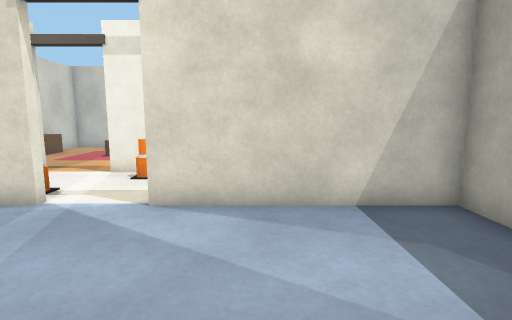
[1] (above)

22 first-person views from a walk through a robot-simulator world made for Gazebo. The camera is 0.94 m above the floor, tilts 8° down and sees 80° across. The floor is counted in squares, 0.5 m on a side. Each view is taken from the middle of a square. On the plan, view 1 faces up. The plan holds only what a view shows up to about 16 squares ahead; the rest is blank. Some stock models are drawn as simple stand-ins.

[2]
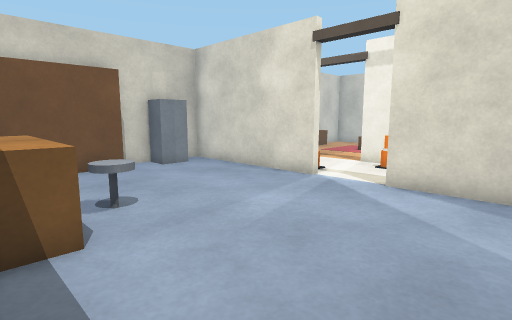

[3]
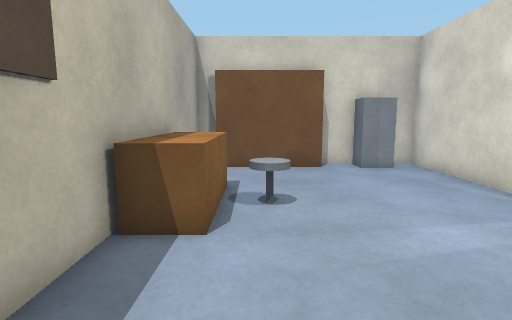

[4]
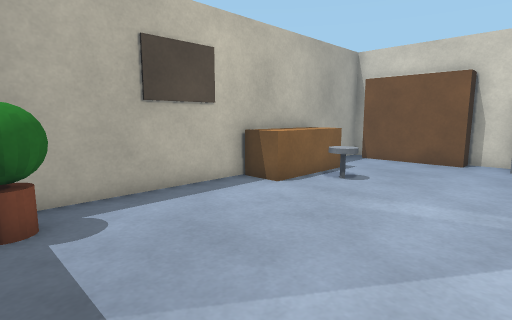

[5]
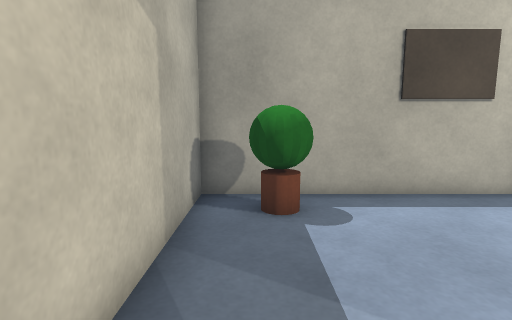

[6]
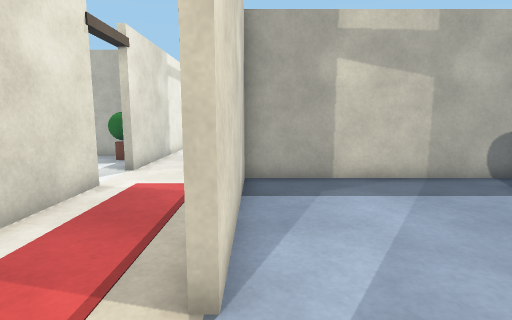

[7]
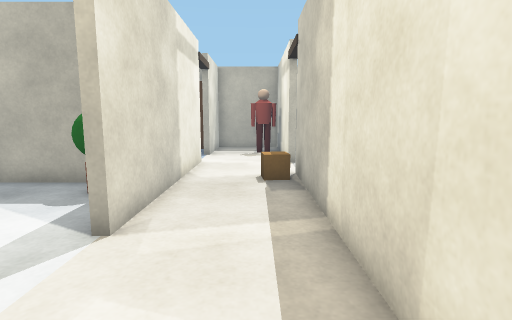

[8]
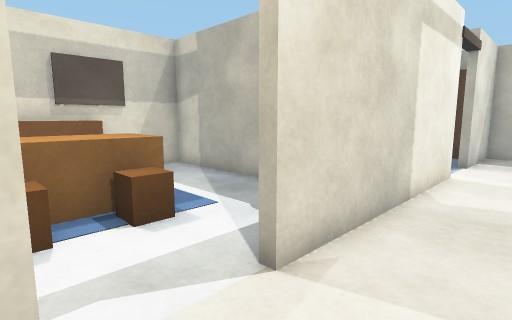

[9]
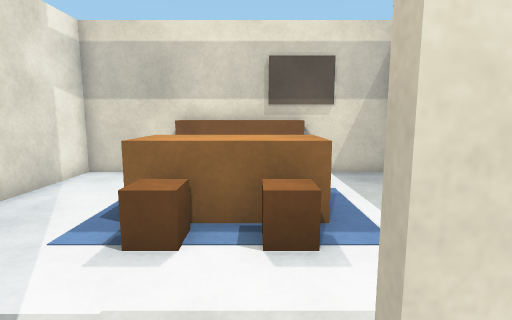

[10]
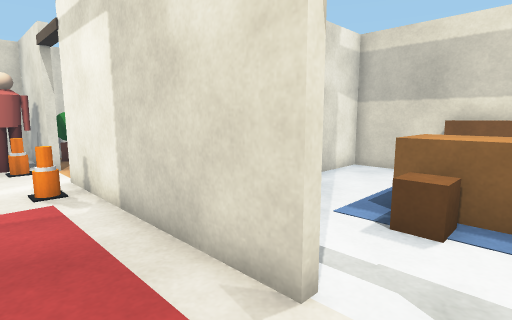

[11]
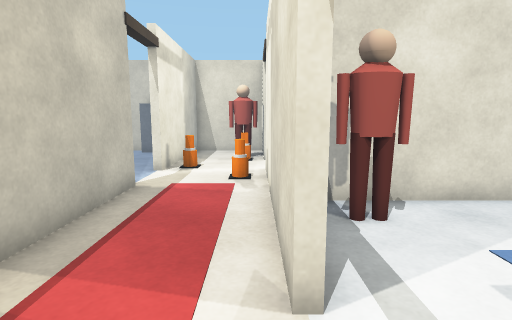

[12]
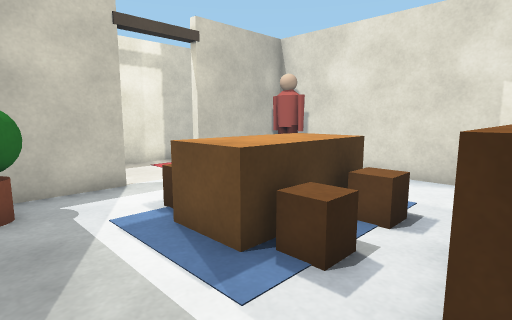

[13]
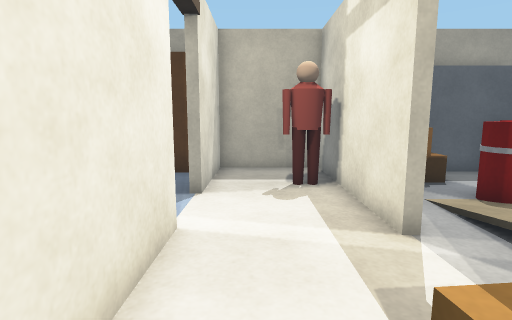

[14]
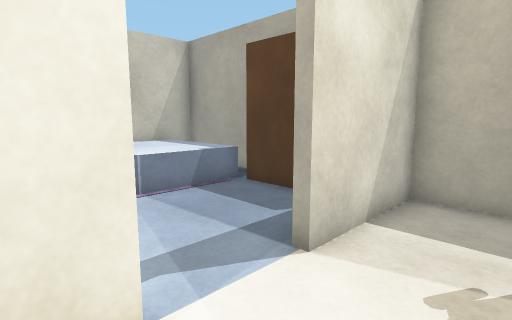

[15]
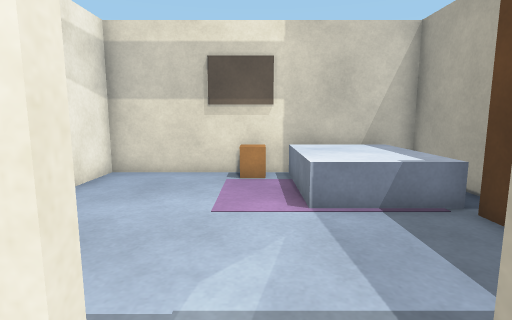

[16]
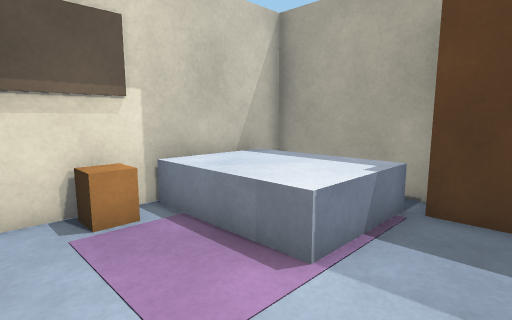

[17]
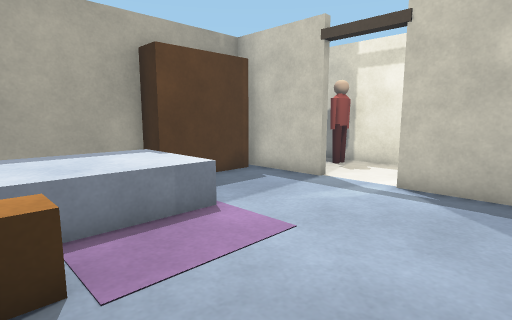

[18]
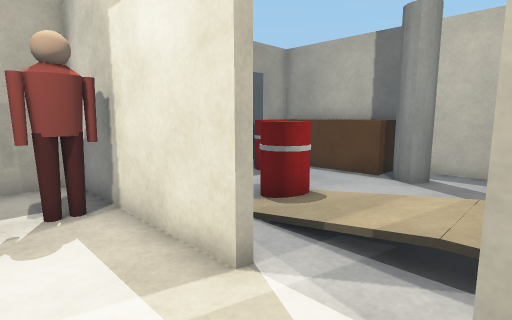

[19]
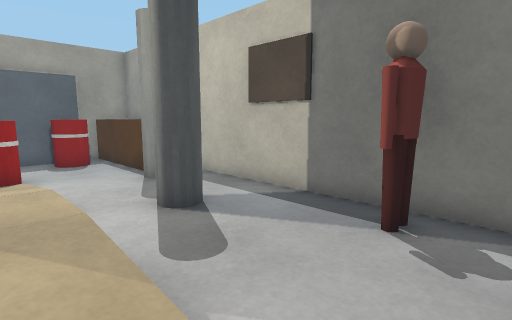

[20]
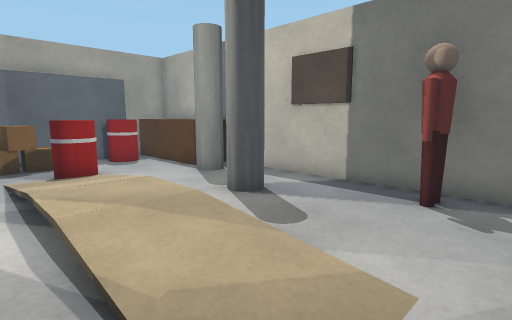

[21]
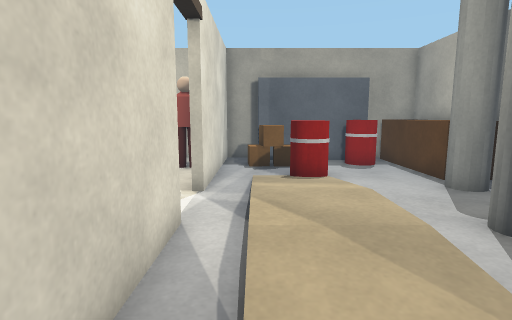

[22]
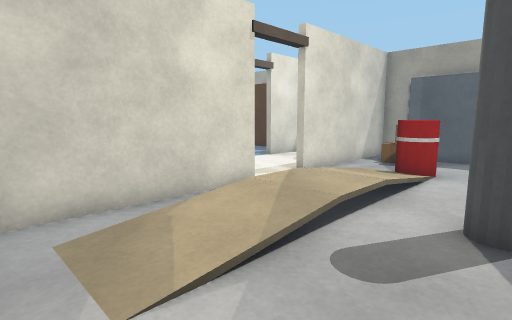

### Floor plan
Points are (right, up) in squares from view 1. A wall is a line through its corners. A room is listed if a view was taken in it or the views show most of it. See-through windows are left out.
Room 1 (views 1, 2, 3, 4, 5, 6)
walls: (-3.2, -2.4) (4.3, -2.4) (4.3, 6.3) (-2.3, 6.3); (-6.4, 6.3) (-11.4, 6.3) (-11.4, 5.4); (-11.4, 3.6) (-11.4, 2.5) (-10.5, 2.5) (-10.5, -1.5); (-11.4, -1.5) (-11.4, -2.4) (-7.6, -2.4)
ways out: opening at (-4.5, 7) to room 2
objects: filing cabinet (-11, 4) to (-10, 5); brown box (-7, -2) to (-4, -1); office chair (-6, 0) to (-5, 0); plant (2, -1) to (3, -1)
Room 2 (views 7, 8, 9, 10, 11, 12, 13, 14, 18)
walls: (9.8, 12.4) (9.8, 19.3) (-0.7, 19.3) (-0.7, 10.7) (3.3, 10.7) (3.3, 10.3) (-2.2, 10.3); (-2.3, 6.3) (-2.3, 6.6) (9.5, 6.6); (14, 10.3) (5.7, 10.3) (5.7, 10.7) (8.4, 10.7); (-8.4, 10.3) (-11.4, 10.3) (-11.4, 9.6); (13.7, 6.3) (13.7, 6.6); (-10.2, 6.6) (-6.4, 6.6)
low walls: (6.5, 19) (6.5, 18.5) (2.5, 18.5)
ways out: opening at (-4.5, 7) to room 1; opening at (13, 9) to room 3; opening at (11.5, 7) to room 4; opening at (-8, 11)
objects: person (-9, 9) to (-8, 9); cone (-8, 10) to (-7, 10); cone (-6, 7) to (-5, 8); cone (-4, 9) to (-3, 10); person (0, 12) to (1, 13); brown box (3, 13) to (4, 14); brown box (3, 15) to (6, 15); brown box (3, 16) to (4, 17); brown box (5, 13) to (6, 14); brown box (5, 16) to (6, 17); plant (8, 11) to (9, 12); brown box (10, 7) to (11, 8)
Room 3 (views 15, 16, 17)
walls: (20.4, 15.4) (20.4, 19.3); (14.4, 19.3) (10.1, 19.3) (10.1, 17.1); (11.5, 10.7) (14, 10.7) (14, 10.3); (13.7, 6.6) (20.4, 6.6) (20.4, 10.3) (16.4, 10.3) (16.4, 10.7) (19.5, 10.7)
ways out: opening at (13, 9) to room 2
objects: brown box (15, 19); grey box (16, 15) to (19, 19); person (17, 8) to (18, 8); wardrobe (19, 11) to (20, 15)
Room 4 (views 19, 20, 21, 22)
walls: (9.5, 6.3) (5.4, 6.3); (19.5, 0) (19.5, 5); (5.4, -2.4) (14.1, -2.4); (19.9, 4.9) (20.4, 4.9) (20.4, 6.3) (13.7, 6.3); (20.4, -0.5) (20.4, 0.1)
ways out: opening at (11.5, 7) to room 2
objects: person (7, -2) to (7, -1); ramp (10, 3) to (12, 3); pillar (11, 0) to (11, 1); pillar (14, -1) to (15, 0); bench (15, -2) to (20, -1); barrel (15, 3) to (16, 4); barrel (18, 0) to (19, 1); crate (18, 4); crate (18, 5)

Where each view was taken, in squares from view 1:
view 1: 0 up, 0 right, facing up
view 2: 2 down, 1 right, facing up-left
view 3: 0 up, 1 right, facing left
view 4: 5 up, 3 right, facing down-left
view 5: 5 up, 3 right, facing down
view 6: 6 up, 5 left, facing right
view 7: 8 up, 1 right, facing right
view 8: 8 up, 3 right, facing up-right
view 9: 9 up, 5 right, facing up
view 10: 8 up, 5 right, facing up-left
view 11: 10 up, 6 right, facing left
view 12: 19 up, 9 right, facing down-left
view 13: 9 up, 9 right, facing right
view 14: 8 up, 13 right, facing up-right
view 15: 9 up, 15 right, facing up
view 16: 13 up, 13 right, facing up-right
view 17: 19 up, 11 right, facing down-right
view 18: 9 up, 11 right, facing down-right
view 19: 4 up, 5 right, facing down-right
view 20: 6 up, 5 right, facing down-right
view 21: 5 up, 6 right, facing right
view 22: 0 up, 5 right, facing up-right
